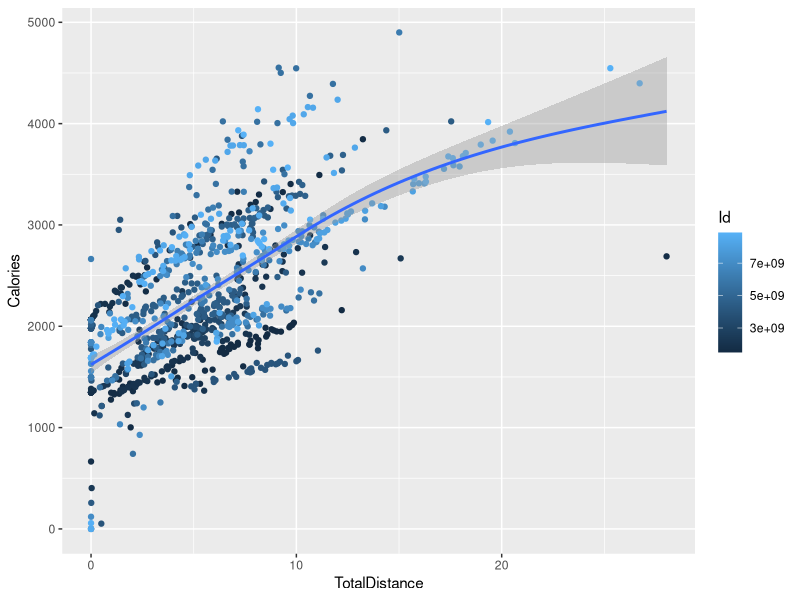
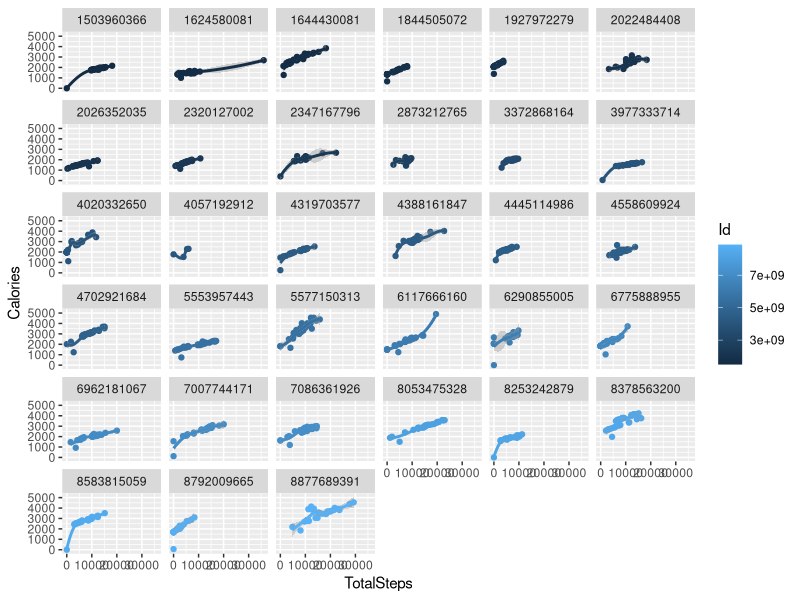
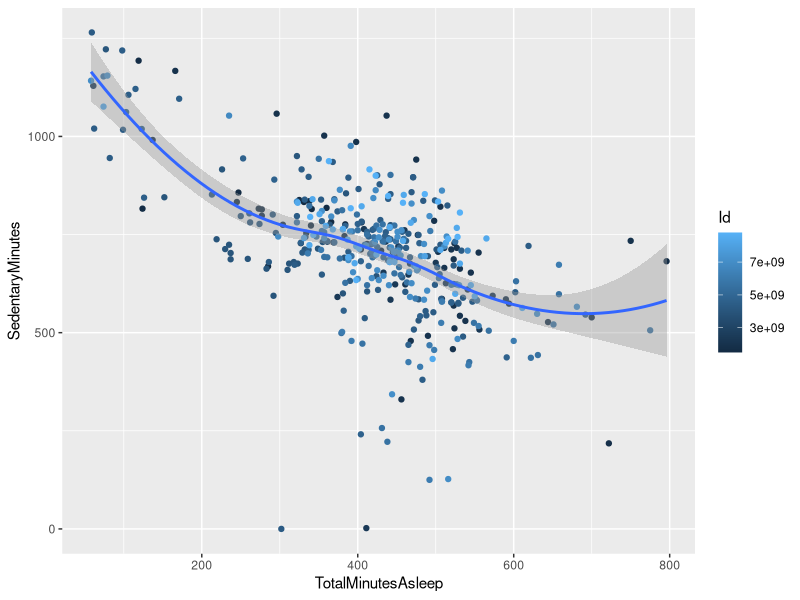
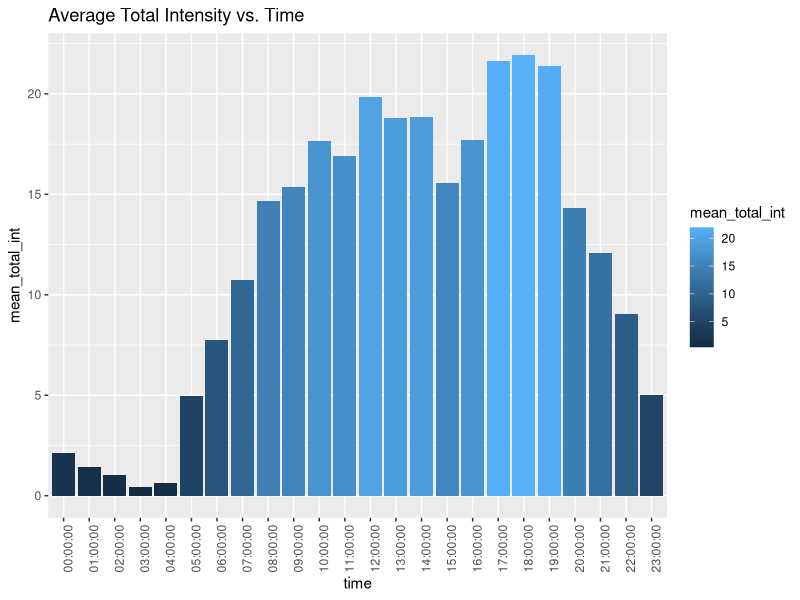

These charts were generated, in order, by the following R code:
#Loading Libraries
library(tidyverse)
library(lubridate)
library(ggplot2)
library(dplyr)

#Importing datasets
activity<-read_csv('dailyActivity_merged.csv')
sleep<-read_csv('sleepDay_merged.csv')
weight<-read_csv('weightLogInfo_merged.csv')

#Viewing datsets
View(activity)
View(sleep)
View(weight)

#Finding distinct observations in Id column
n_distinct(activity$Id)
n_distinct(sleep$Id)
n_distinct(weight$Id)

#plotting a graph between distance/steps and calories burnt with color representing
#the different people. Same Color points represent the same person walking on different dates
ggplot(data=activity, aes(x=TotalDistance,y=Calories,color=Id)) + geom_point() + geom_smooth(method="gam")
ggplot(data=activity, aes(x=TotalSteps,y=Calories,color=Id)) + geom_point() + geom_smooth(method="loess")+ facet_wrap(~Id)

# There is clear linear correlation between distance/steps and calories burnt. As the distance or number of step increase - the more calories are burnt.
#Bellabeat can give timely notifications to users on their step count and calories burnt.
#It an also give motivational texts or graphics to urge people to walk and complete their daily goal.


#joining tables -activity and sleep
activity_sleep= activity %>% inner_join(sleep,by=c('Id', 'Date'))
View(activity_sleep)
ggplot(data=activity_sleep,aes(x=TotalMinutesAsleep,y=SedentaryMinutes,color=Id))+ geom_point() + geom_smooth()
# the above data shows as number of hours a person sleeps reduces, his sedantary time (not-active) time increases.One Plausibile 
#reason could be that sleep replenishes our energy and reduces stress, thus making us more active.
#The data shows an average of 500 minutes(8 hrs) results in least sedantary time. While sleeping less or oversleeping leads to increased sedantary time.

#Bellabeat can give a reminder for sleep and track sleep to give more insights on the sleeping patterns of 
#a user, thus making them more aware and consious of their sleep schedule.

#it can also give a notification if their is a inactivity for an hour or more, reminding people to to light exercise or walk.

#-----------------------------------------------------------------------------------

intensities=read_csv('hourlyIntensities_merged.csv')
View(intensities)

intensities$ActivityHour=as.POSIXct(intensities$ActivityHour, format="%m/%d/%Y %I:%M:%S %p", tz=Sys.timezone())
intensities$time <- format(intensities$ActivityHour, format = "%H:%M:%S")
intensities$date <- format(intensities$ActivityHour, format = "%m/%d/%y")

int_new <- intensities %>%
  group_by(time) %>%
  drop_na() %>%
  summarise(mean_total_int = mean(TotalIntensity))

ggplot(data=int_new, aes(x=time, y=mean_total_int,, fill=mean_total_int)) + geom_bar(stat = "identity") +theme(axis.text.x = element_text(angle = 90)) +labs(title="Average Total Intensity vs. Time")

#the graph shows that during 7 am - 6 pm people are most active.
